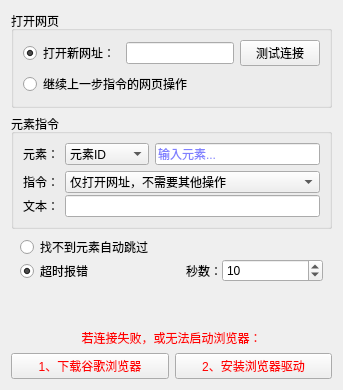
     <widget class="QWidget" name="tab_11">
      <attribute name="title">
       <string>网页控制</string>
      </attribute>
      <layout class="QVBoxLayout" name="verticalLayout_24">
       <item>
        <widget class="QGroupBox" name="groupBox_3">
         <property name="title">
          <string>打开网页</string>
         </property>
         <layout class="QVBoxLayout" name="verticalLayout_21">
          <item>
           <layout class="QGridLayout" name="gridLayout_13">
            <item row="0" column="1">
             <widget class="QLineEdit" name="lineEdit_6">
              <property name="palette">
               <palette>
                <active>
                 <colorrole role="Text">
                  <brush brushstyle="SolidPattern">
                   <color alpha="255">
                    <red>0</red>
                    <green>0</green>
                    <blue>255</blue>
                   </color>
                  </brush>
                 </colorrole>
                 <colorrole role="PlaceholderText">
                  <brush brushstyle="SolidPattern">
                   <color alpha="128">
                    <red>0</red>
                    <green>0</green>
                    <blue>255</blue>
                   </color>
                  </brush>
                 </colorrole>
                </active>
                <inactive>
                 <colorrole role="Text">
                  <brush brushstyle="SolidPattern">
                   <color alpha="255">
                    <red>0</red>
                    <green>0</green>
                    <blue>255</blue>
                   </color>
                  </brush>
                 </colorrole>
                 <colorrole role="PlaceholderText">
                  <brush brushstyle="SolidPattern">
                   <color alpha="128">
                    <red>0</red>
                    <green>0</green>
                    <blue>255</blue>
                   </color>
                  </brush>
                 </colorrole>
                </inactive>
                <disabled>
                 <colorrole role="Text">
                  <brush brushstyle="SolidPattern">
                   <color alpha="255">
                    <red>120</red>
                    <green>120</green>
                    <blue>120</blue>
                   </color>
                  </brush>
                 </colorrole>
                 <colorrole role="PlaceholderText">
                  <brush brushstyle="SolidPattern">
                   <color alpha="128">
                    <red>0</red>
                    <green>0</green>
                    <blue>0</blue>
                   </color>
                  </brush>
                 </colorrole>
                </disabled>
               </palette>
              </property>
             </widget>
            </item>
            <item row="0" column="2">
             <widget class="QPushButton" name="pushButton_9">
              <property name="text">
               <string>测试连接</string>
              </property>
             </widget>
            </item>
            <item row="0" column="0">
             <widget class="QRadioButton" name="radioButton_8">
              <property name="text">
               <string>打开新网址：</string>
              </property>
              <property name="checked">
               <bool>true</bool>
              </property>
             </widget>
            </item>
            <item row="1" column="0" colspan="3">
             <widget class="QRadioButton" name="radioButton_9">
              <property name="text">
               <string>继续上一步指令的网页操作</string>
              </property>
             </widget>
            </item>
           </layout>
          </item>
         </layout>
        </widget>
       </item>
       <item>
        <widget class="QGroupBox" name="groupBox_4">
         <property name="title">
          <string>元素指令</string>
         </property>
         <layout class="QVBoxLayout" name="verticalLayout_22">
          <item>
           <layout class="QHBoxLayout" name="horizontalLayout_20">
            <item>
             <widget class="QLabel" name="label_50">
              <property name="text">
               <string>元素：</string>
              </property>
             </widget>
            </item>
            <item>
             <widget class="QComboBox" name="comboBox_21">
              <item>
               <property name="text">
                <string>元素ID</string>
               </property>
              </item>
              <item>
               <property name="text">
                <string>元素名称</string>
               </property>
              </item>
              <item>
               <property name="text">
                <string>xpath定位</string>
               </property>
              </item>
             </widget>
            </item>
            <item>
             <widget class="QLineEdit" name="lineEdit_7">
              <property name="palette">
               <palette>
                <active>
                 <colorrole role="Text">
                  <brush brushstyle="SolidPattern">
                   <color alpha="255">
                    <red>0</red>
                    <green>0</green>
                    <blue>255</blue>
                   </color>
                  </brush>
                 </colorrole>
                 <colorrole role="PlaceholderText">
                  <brush brushstyle="SolidPattern">
                   <color alpha="128">
                    <red>0</red>
                    <green>0</green>
                    <blue>255</blue>
                   </color>
                  </brush>
                 </colorrole>
                </active>
                <inactive>
                 <colorrole role="Text">
                  <brush brushstyle="SolidPattern">
                   <color alpha="255">
                    <red>0</red>
                    <green>0</green>
                    <blue>255</blue>
                   </color>
                  </brush>
                 </colorrole>
                 <colorrole role="PlaceholderText">
                  <brush brushstyle="SolidPattern">
                   <color alpha="128">
                    <red>0</red>
                    <green>0</green>
                    <blue>255</blue>
                   </color>
                  </brush>
                 </colorrole>
                </inactive>
                <disabled>
                 <colorrole role="Text">
                  <brush brushstyle="SolidPattern">
                   <color alpha="255">
                    <red>120</red>
                    <green>120</green>
                    <blue>120</blue>
                   </color>
                  </brush>
                 </colorrole>
                 <colorrole role="PlaceholderText">
                  <brush brushstyle="SolidPattern">
                   <color alpha="128">
                    <red>0</red>
                    <green>0</green>
                    <blue>0</blue>
                   </color>
                  </brush>
                 </colorrole>
                </disabled>
               </palette>
              </property>
              <property name="placeholderText">
               <string>输入元素...</string>
              </property>
             </widget>
            </item>
           </layout>
          </item>
          <item>
           <layout class="QGridLayout" name="gridLayout_12">
            <property name="horizontalSpacing">
             <number>6</number>
            </property>
            <property name="verticalSpacing">
             <number>2</number>
            </property>
            <item row="0" column="1">
             <widget class="QComboBox" name="comboBox_22">
              <property name="palette">
               <palette>
                <active>
                 <colorrole role="WindowText">
                  <brush brushstyle="SolidPattern">
                   <color alpha="255">
                    <red>0</red>
                    <green>0</green>
                    <blue>255</blue>
                   </color>
                  </brush>
                 </colorrole>
                 <colorrole role="Text">
                  <brush brushstyle="SolidPattern">
                   <color alpha="255">
                    <red>0</red>
                    <green>170</green>
                    <blue>0</blue>
                   </color>
                  </brush>
                 </colorrole>
                 <colorrole role="PlaceholderText">
                  <brush brushstyle="SolidPattern">
                   <color alpha="128">
                    <red>0</red>
                    <green>0</green>
                    <blue>255</blue>
                   </color>
                  </brush>
                 </colorrole>
                </active>
                <inactive>
                 <colorrole role="WindowText">
                  <brush brushstyle="SolidPattern">
                   <color alpha="255">
                    <red>0</red>
                    <green>0</green>
                    <blue>255</blue>
                   </color>
                  </brush>
                 </colorrole>
                 <colorrole role="Text">
                  <brush brushstyle="SolidPattern">
                   <color alpha="255">
                    <red>0</red>
                    <green>170</green>
                    <blue>0</blue>
                   </color>
                  </brush>
                 </colorrole>
                 <colorrole role="PlaceholderText">
                  <brush brushstyle="SolidPattern">
                   <color alpha="128">
                    <red>0</red>
                    <green>0</green>
                    <blue>255</blue>
                   </color>
                  </brush>
                 </colorrole>
                </inactive>
                <disabled>
                 <colorrole role="WindowText">
                  <brush brushstyle="SolidPattern">
                   <color alpha="255">
                    <red>120</red>
                    <green>120</green>
                    <blue>120</blue>
                   </color>
                  </brush>
                 </colorrole>
                 <colorrole role="Text">
                  <brush brushstyle="SolidPattern">
                   <color alpha="255">
                    <red>120</red>
                    <green>120</green>
                    <blue>120</blue>
                   </color>
                  </brush>
                 </colorrole>
                 <colorrole role="PlaceholderText">
                  <brush brushstyle="SolidPattern">
                   <color alpha="128">
                    <red>0</red>
                    <green>0</green>
                    <blue>0</blue>
                   </color>
                  </brush>
                 </colorrole>
                </disabled>
               </palette>
              </property>
              <item>
               <property name="text">
                <string>仅打开网址，不需要其他操作</string>
               </property>
              </item>
              <item>
               <property name="text">
                <string>左键单击</string>
               </property>
              </item>
              <item>
               <property name="text">
                <string>左键双击</string>
               </property>
              </item>
              <item>
               <property name="text">
                <string>右键单击</string>
               </property>
              </item>
              <item>
               <property name="text">
                <string>输入内容</string>
               </property>
              </item>
             </widget>
            </item>
            <item row="2" column="0">
             <widget class="QLabel" name="label_53">
              <property name="text">
               <string>文本：</string>
              </property>
             </widget>
            </item>
            <item row="0" column="0">
             <widget class="QLabel" name="label_52">
              <property name="text">
               <string>指令：</string>
              </property>
             </widget>
            </item>
            <item row="2" column="1">
             <widget class="QLineEdit" name="lineEdit_8">
              <property name="palette">
               <palette>
                <active>
                 <colorrole role="Text">
                  <brush brushstyle="SolidPattern">
                   <color alpha="255">
                    <red>0</red>
                    <green>0</green>
                    <blue>255</blue>
                   </color>
                  </brush>
                 </colorrole>
                 <colorrole role="PlaceholderText">
                  <brush brushstyle="SolidPattern">
                   <color alpha="128">
                    <red>0</red>
                    <green>0</green>
                    <blue>255</blue>
                   </color>
                  </brush>
                 </colorrole>
                </active>
                <inactive>
                 <colorrole role="Text">
                  <brush brushstyle="SolidPattern">
                   <color alpha="255">
                    <red>0</red>
                    <green>0</green>
                    <blue>255</blue>
                   </color>
                  </brush>
                 </colorrole>
                 <colorrole role="PlaceholderText">
                  <brush brushstyle="SolidPattern">
                   <color alpha="128">
                    <red>0</red>
                    <green>0</green>
                    <blue>255</blue>
                   </color>
                  </brush>
                 </colorrole>
                </inactive>
                <disabled>
                 <colorrole role="Text">
                  <brush brushstyle="SolidPattern">
                   <color alpha="255">
                    <red>120</red>
                    <green>120</green>
                    <blue>120</blue>
                   </color>
                  </brush>
                 </colorrole>
                 <colorrole role="PlaceholderText">
                  <brush brushstyle="SolidPattern">
                   <color alpha="128">
                    <red>0</red>
                    <green>0</green>
                    <blue>0</blue>
                   </color>
                  </brush>
                 </colorrole>
                </disabled>
               </palette>
              </property>
             </widget>
            </item>
           </layout>
          </item>
         </layout>
        </widget>
       </item>
       <item>
        <widget class="QFrame" name="frame_5">
         <layout class="QVBoxLayout" name="verticalLayout_23">
          <property name="spacing">
           <number>0</number>
          </property>
          <property name="leftMargin">
           <number>9</number>
          </property>
          <property name="topMargin">
           <number>0</number>
          </property>
          <property name="rightMargin">
           <number>9</number>
          </property>
          <property name="bottomMargin">
           <number>0</number>
          </property>
          <item>
           <layout class="QGridLayout" name="gridLayout_11">
            <item row="1" column="0">
             <widget class="QRadioButton" name="radioButton_7">
              <property name="text">
               <string>超时报错</string>
              </property>
              <property name="checkable">
               <bool>true</bool>
              </property>
              <property name="checked">
               <bool>true</bool>
              </property>
              <property name="autoExclusive">
               <bool>true</bool>
              </property>
             </widget>
            </item>
            <item row="1" column="2">
             <widget class="QSpinBox" name="spinBox_7">
              <property name="minimum">
               <number>1</number>
              </property>
              <property name="maximum">
               <number>9999</number>
              </property>
              <property name="value">
               <number>10</number>
              </property>
             </widget>
            </item>
            <item row="0" column="0" colspan="3">
             <widget class="QRadioButton" name="radioButton_6">
              <property name="text">
               <string>找不到元素自动跳过</string>
              </property>
             </widget>
            </item>
            <item row="1" column="1">
             <widget class="QLabel" name="label_51">
              <property name="text">
               <string>秒数：</string>
              </property>
              <property name="alignment">
               <set>Qt::AlignRight|Qt::AlignTrailing|Qt::AlignVCenter</set>
              </property>
             </widget>
            </item>
           </layout>
          </item>
         </layout>
        </widget>
       </item>
       <item>
        <spacer name="verticalSpacer_6">
         <property name="orientation">
          <enum>Qt::Vertical</enum>
         </property>
         <property name="sizeHint" stdset="0">
          <size>
           <width>20</width>
           <height>40</height>
          </size>
         </property>
        </spacer>
       </item>
       <item>
        <widget class="QLabel" name="label_54">
         <property name="palette">
          <palette>
           <active>
            <colorrole role="WindowText">
             <brush brushstyle="SolidPattern">
              <color alpha="255">
               <red>255</red>
               <green>0</green>
               <blue>0</blue>
              </color>
             </brush>
            </colorrole>
            <colorrole role="Text">
             <brush brushstyle="SolidPattern">
              <color alpha="255">
               <red>255</red>
               <green>0</green>
               <blue>0</blue>
              </color>
             </brush>
            </colorrole>
            <colorrole role="ButtonText">
             <brush brushstyle="SolidPattern">
              <color alpha="255">
               <red>255</red>
               <green>0</green>
               <blue>0</blue>
              </color>
             </brush>
            </colorrole>
            <colorrole role="PlaceholderText">
             <brush brushstyle="SolidPattern">
              <color alpha="128">
               <red>255</red>
               <green>0</green>
               <blue>0</blue>
              </color>
             </brush>
            </colorrole>
           </active>
           <inactive>
            <colorrole role="WindowText">
             <brush brushstyle="SolidPattern">
              <color alpha="255">
               <red>255</red>
               <green>0</green>
               <blue>0</blue>
              </color>
             </brush>
            </colorrole>
            <colorrole role="Text">
             <brush brushstyle="SolidPattern">
              <color alpha="255">
               <red>255</red>
               <green>0</green>
               <blue>0</blue>
              </color>
             </brush>
            </colorrole>
            <colorrole role="ButtonText">
             <brush brushstyle="SolidPattern">
              <color alpha="255">
               <red>255</red>
               <green>0</green>
               <blue>0</blue>
              </color>
             </brush>
            </colorrole>
            <colorrole role="PlaceholderText">
             <brush brushstyle="SolidPattern">
              <color alpha="128">
               <red>255</red>
               <green>0</green>
               <blue>0</blue>
              </color>
             </brush>
            </colorrole>
           </inactive>
           <disabled>
            <colorrole role="WindowText">
             <brush brushstyle="SolidPattern">
              <color alpha="255">
               <red>120</red>
               <green>120</green>
               <blue>120</blue>
              </color>
             </brush>
            </colorrole>
            <colorrole role="Text">
             <brush brushstyle="SolidPattern">
              <color alpha="255">
               <red>120</red>
               <green>120</green>
               <blue>120</blue>
              </color>
             </brush>
            </colorrole>
            <colorrole role="ButtonText">
             <brush brushstyle="SolidPattern">
              <color alpha="255">
               <red>120</red>
               <green>120</green>
               <blue>120</blue>
              </color>
             </brush>
            </colorrole>
            <colorrole role="PlaceholderText">
             <brush brushstyle="SolidPattern">
              <color alpha="128">
               <red>0</red>
               <green>0</green>
               <blue>0</blue>
              </color>
             </brush>
            </colorrole>
           </disabled>
          </palette>
         </property>
         <property name="text">
          <string>若连接失败，或无法启动浏览器：</string>
         </property>
         <property name="alignment">
          <set>Qt::AlignCenter</set>
         </property>
        </widget>
       </item>
       <item>
        <layout class="QHBoxLayout" name="horizontalLayout_21">
         <item>
          <widget class="QPushButton" name="pushButton_10">
           <property name="palette">
            <palette>
             <active>
              <colorrole role="WindowText">
               <brush brushstyle="SolidPattern">
                <color alpha="255">
                 <red>255</red>
                 <green>0</green>
                 <blue>0</blue>
                </color>
               </brush>
              </colorrole>
              <colorrole role="Text">
               <brush brushstyle="SolidPattern">
                <color alpha="255">
                 <red>255</red>
                 <green>0</green>
                 <blue>0</blue>
                </color>
               </brush>
              </colorrole>
              <colorrole role="ButtonText">
               <brush brushstyle="SolidPattern">
                <color alpha="255">
                 <red>255</red>
                 <green>0</green>
                 <blue>0</blue>
                </color>
               </brush>
              </colorrole>
              <colorrole role="PlaceholderText">
               <brush brushstyle="SolidPattern">
                <color alpha="128">
                 <red>255</red>
                 <green>0</green>
                 <blue>0</blue>
                </color>
               </brush>
              </colorrole>
             </active>
             <inactive>
              <colorrole role="WindowText">
               <brush brushstyle="SolidPattern">
                <color alpha="255">
                 <red>255</red>
                 <green>0</green>
                 <blue>0</blue>
                </color>
               </brush>
              </colorrole>
              <colorrole role="Text">
               <brush brushstyle="SolidPattern">
                <color alpha="255">
                 <red>255</red>
                 <green>0</green>
                 <blue>0</blue>
                </color>
               </brush>
              </colorrole>
              <colorrole role="ButtonText">
               <brush brushstyle="SolidPattern">
                <color alpha="255">
                 <red>255</red>
                 <green>0</green>
                 <blue>0</blue>
                </color>
               </brush>
              </colorrole>
              <colorrole role="PlaceholderText">
               <brush brushstyle="SolidPattern">
                <color alpha="128">
                 <red>255</red>
                 <green>0</green>
                 <blue>0</blue>
                </color>
               </brush>
              </colorrole>
             </inactive>
             <disabled>
              <colorrole role="WindowText">
               <brush brushstyle="SolidPattern">
                <color alpha="255">
                 <red>120</red>
                 <green>120</green>
                 <blue>120</blue>
                </color>
               </brush>
              </colorrole>
              <colorrole role="Text">
               <brush brushstyle="SolidPattern">
                <color alpha="255">
                 <red>120</red>
                 <green>120</green>
                 <blue>120</blue>
                </color>
               </brush>
              </colorrole>
              <colorrole role="ButtonText">
               <brush brushstyle="SolidPattern">
                <color alpha="255">
                 <red>120</red>
                 <green>120</green>
                 <blue>120</blue>
                </color>
               </brush>
              </colorrole>
              <colorrole role="PlaceholderText">
               <brush brushstyle="SolidPattern">
                <color alpha="128">
                 <red>0</red>
                 <green>0</green>
                 <blue>0</blue>
                </color>
               </brush>
              </colorrole>
             </disabled>
            </palette>
           </property>
           <property name="text">
            <string>1、下载谷歌浏览器</string>
           </property>
          </widget>
         </item>
         <item>
          <widget class="QPushButton" name="pushButton_11">
           <property name="palette">
            <palette>
             <active>
              <colorrole role="WindowText">
               <brush brushstyle="SolidPattern">
                <color alpha="255">
                 <red>255</red>
                 <green>0</green>
                 <blue>0</blue>
                </color>
               </brush>
              </colorrole>
              <colorrole role="Text">
               <brush brushstyle="SolidPattern">
                <color alpha="255">
                 <red>255</red>
                 <green>0</green>
                 <blue>0</blue>
                </color>
               </brush>
              </colorrole>
              <colorrole role="ButtonText">
               <brush brushstyle="SolidPattern">
                <color alpha="255">
                 <red>255</red>
                 <green>0</green>
                 <blue>0</blue>
                </color>
               </brush>
              </colorrole>
              <colorrole role="PlaceholderText">
               <brush brushstyle="SolidPattern">
                <color alpha="128">
                 <red>255</red>
                 <green>0</green>
                 <blue>0</blue>
                </color>
               </brush>
              </colorrole>
             </active>
             <inactive>
              <colorrole role="WindowText">
               <brush brushstyle="SolidPattern">
                <color alpha="255">
                 <red>255</red>
                 <green>0</green>
                 <blue>0</blue>
                </color>
               </brush>
              </colorrole>
              <colorrole role="Text">
               <brush brushstyle="SolidPattern">
                <color alpha="255">
                 <red>255</red>
                 <green>0</green>
                 <blue>0</blue>
                </color>
               </brush>
              </colorrole>
              <colorrole role="ButtonText">
               <brush brushstyle="SolidPattern">
                <color alpha="255">
                 <red>255</red>
                 <green>0</green>
                 <blue>0</blue>
                </color>
               </brush>
              </colorrole>
              <colorrole role="PlaceholderText">
               <brush brushstyle="SolidPattern">
                <color alpha="128">
                 <red>255</red>
                 <green>0</green>
                 <blue>0</blue>
                </color>
               </brush>
              </colorrole>
             </inactive>
             <disabled>
              <colorrole role="WindowText">
               <brush brushstyle="SolidPattern">
                <color alpha="255">
                 <red>120</red>
                 <green>120</green>
                 <blue>120</blue>
                </color>
               </brush>
              </colorrole>
              <colorrole role="Text">
               <brush brushstyle="SolidPattern">
                <color alpha="255">
                 <red>120</red>
                 <green>120</green>
                 <blue>120</blue>
                </color>
               </brush>
              </colorrole>
              <colorrole role="ButtonText">
               <brush brushstyle="SolidPattern">
                <color alpha="255">
                 <red>120</red>
                 <green>120</green>
                 <blue>120</blue>
                </color>
               </brush>
              </colorrole>
              <colorrole role="PlaceholderText">
               <brush brushstyle="SolidPattern">
                <color alpha="128">
                 <red>0</red>
                 <green>0</green>
                 <blue>0</blue>
                </color>
               </brush>
              </colorrole>
             </disabled>
            </palette>
           </property>
           <property name="text">
            <string>2、安装浏览器驱动</string>
           </property>
          </widget>
         </item>
        </layout>
       </item>
      </layout>
     </widget>
